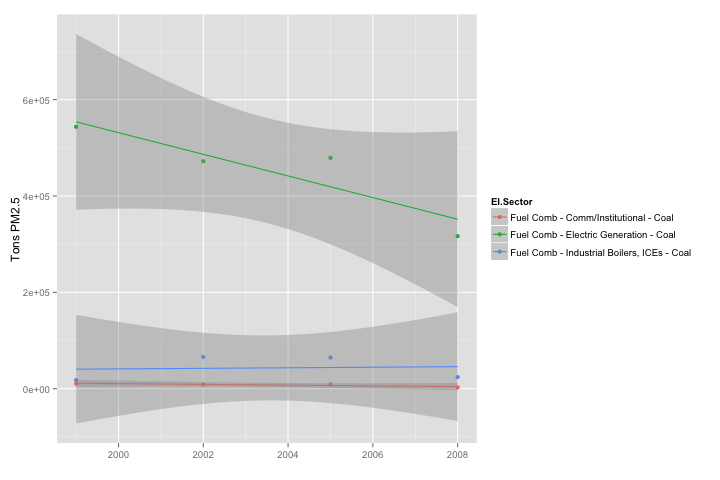

R code for this plot:
##

plot4TotalByYearCoal <- function(dat = readNEIdata(srcCols = c("SCC", "EI.Sector")),
                                 file = "plot4TotalByYearCoal.png",
                                 dir = ".",
                                 years = NULL) {
    # Load libraries
    library(data.table, ggplot2)
    
    # Summarize data by year and EI sector
    # Sets name for total PM2.5 tons
    dat <- dat[, sum(Emissions), by = c("year", "EI.Sector")]
    setnames(dat, c("year", "EI.Sector", "Total_PM2.5"))
    
    # Subset for 'years' if not NULL
    if(!is.null(years)) dat <- dat[year %in% years, ]
    
    # Subset for coal
    isCoal <- function(txt) {grepl("coal", txt, ignore.case = TRUE)}
    dat <- dat[sapply(dat$EI.Sector, isCoal), ]
    
    # Define plot parameters
    geom <- c("point", "smooth")
    method <- "lm"
    xlab <- ""
    ylab <- "Tons PM2.5"
    dpi <- 72
    width <- 720 / dpi
    height <- 480 / dpi
    
    # Create plot
    p <- qplot(year, Total_PM2.5, data = dat, geom = geom, method = method,
               col = EI.Sector, xlab = xlab, ylab = ylab)
    
    # Save plot
    filename <- ifelse(dir == ".", file, paste(dir, file, sep = "/"))
    ggsave(filename = filename, plot = p, width = width, height = height, dpi = dpi)
    
    # Return filename
    filename
}